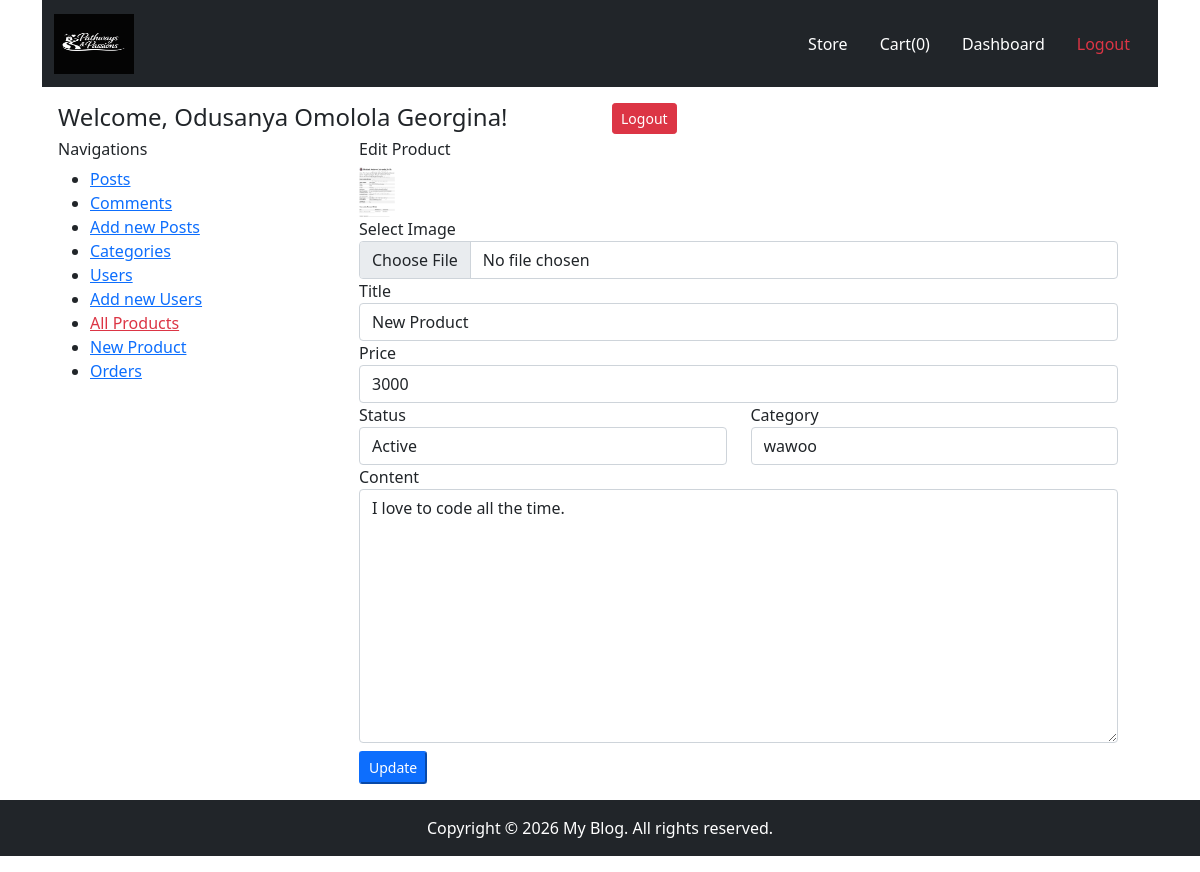
Page /edit-product.php?edit_product_id=4 (signed in) on the committed database.
### tables this page shows
CREATE TABLE IF NOT EXISTS `products` (
  `id` int(11) NOT NULL AUTO_INCREMENT,
  `title` varchar(1000) DEFAULT NULL,
  `image` varchar(1000) DEFAULT NULL,
  `status` int(255) DEFAULT '0',
  `category_id` varchar(1000) DEFAULT NULL,
  `content` text,
  `price` varchar(1000) DEFAULT NULL,
  `timestamp` timestamp NOT NULL DEFAULT CURRENT_TIMESTAMP,
  PRIMARY KEY (`id`)
);

CREATE TABLE IF NOT EXISTS `category` (
  `id` int(11) NOT NULL AUTO_INCREMENT,
  `name` varchar(1000) DEFAULT NULL,
  PRIMARY KEY (`id`)
);

### edit-product.php (the view, shortened to what this page needs)
<?php
require "inc/header.php";
?>
<div class="container">
    <?php
require 'pages/header-home.php';
include 'inc/process.php';
if (isset($_GET['edit_product_id']) && !empty($_GET['edit_product_id'])) {
    $edit_product_id = $_GET['edit_product_id'];
    $sql = "SELECT * FROM products WHERE id='$edit_product_id'";
    $query = mysqli_query($connection, $sql);
    $result = mysqli_fetch_assoc($query);
}else{
    header("Location: products.php");
}
?>
    <div class="container p-3">
        <div class="row">
            <div class="col-12">
                <div class="row">
                    <div class="col-6">
                        <h4>Welcome, <?php echo $_SESSION['user']['name']; ?>!</h4>
                    </div>
                    <div class="col-6">
                        <a href="logout.php" class="btn btn-sm btn-danger">Logout</a>
                    </div>
                </div>
            </div>
            <div class="col-3">
                <h6>Navigations</h6>
                <ul>
                    <li>
                        <a href="posts.php">Posts</a>
                    </li>
                    <li>
                        <a href="comments.php">Comments</a>
                    </li>
                    <li>
                        <a href="new-post.php">Add new Posts</a>
                    </li>
                    <li>
                        <a href="category.php">Categories</a>
                    </li>
                    <li>
                        <a href="users.php">Users</a>
                    </li>
                    <li>
                        <a href="new-user.php">Add new Users</a>
                    </li>
                    <li>
                        <a href="products.php" class="text-danger">All Products</a>
                    </li>
                    <li>
                        <a href="new-product.php">New Product</a>
                    </li>
                    <li>
                        <a href="orders.php">Orders</a>
                    </li>
                </ul>
            </div>
            <div class="col-9">
                <div class="container">
                    <h6>Edit Product</h6>
                    <form action="" method="post" enctype="multipart/form-data">
                        <img height="50px" src="<?php echo $result["image"] ?>" alt="">
                        <div class="form-group">
                            <label for="">Select Image</label>
                            <input type="file" name="image" id="" class="form-control">
                        </div>
                        <div class="form-group">
                            <label for="">Title</label>
                            <input type="text" id="" value="<?php echo $result ["title"]?>" name="title"
                                placeholder="Enter title" class="form-control">
                        </div>
                        <div class="form-group">
                            <label for="">Price</label>
                            <input type="number" id="" value="<?php echo $result ["price"]?>" name="price"
                                placeholder="Enter price" class="form-control">
                        </div>
                        <div class="row">
                            <div class="col-6">
                                <div class="form-group">
                                    <label for="">Status</label>
                                    <select name="status" class="form-control" id="">
                                        <option value="1" <?php echo $result ["status"] == 1 ? "selected": ""?>>Active
                                        </option>
                                    </select>
                                </div>
                            </div>
                            <div class="col-6">
                                <div class="form-group">
                                    <label for="">Category</label>
                                    <select name="category_id" class="form-control" id="">
                                        <?php
                                        $sql = "SELECT * FROM category ORDER BY id DESC";
                                        $query =  mysqli_query($connection, $sql);
                                        while($result2 = mysqli_fetch_assoc($query)) {
                                            ?>
                                        <option value="<?php echo $result2 ["id"]?>"
                                            <?php echo $result ["category_id"] == $result2 ["id"] ? "selected": ""?>>
                                            <?php echo $result2 ["name"]?>
                                        </option>
                                        <?php
                                        }
                                        ?>
                                    </select>
                                </div>
                            </div>
                        </div>
                        <div class="form-group">
                            <label>Content</label>
                            <textarea name="content" placeholder="Enter post content" class="form-control" id=""
                                cols="30" rows="10"><?php echo $result["content"]; ?></textarea>
                        </div>
                        <div class="form-group">
                            <button type="submit" class="btn-sm btn-primary mt-2" name="edit_product">Update</button>
                        </div>
                    </form>
                </div>
            </div>
        </div>
    </div>
</div>
<?php
require 'pages/footer-home.php';
?>
<?php
require 'inc/footer.php';
 ?>

### rows in the picture
products: image (picture), title "New Product", price "3000", status "Active", category_id "wawoo", content "I love to code all the time."

### other values in the picture
$_SESSION['user']['name'] "Odusanya Omolola Georgina"
